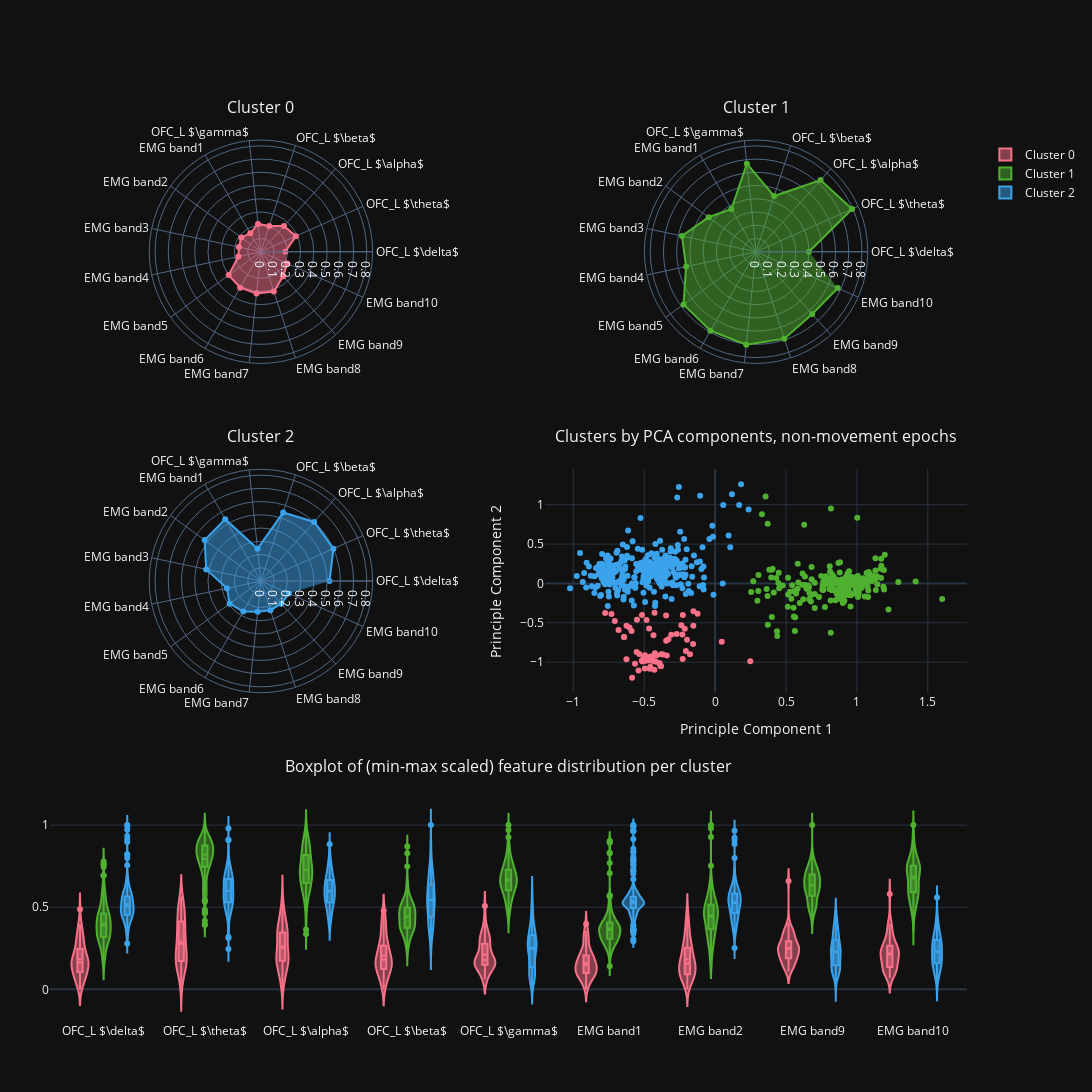

The notebook cell this image was saved under:
### Markdown cell above
### Show cluster insights

### Code cell
plot_cluster_insights(scaled_features_79602, df_plot)

### Figure 1 — Plotly figure (JSON) as saved in the notebook; plotly's stock layout.template omitted (floating-point values rounded to 4 significant figures; data arrays with more than 128 entries replaced by an {"elided": "..."} marker saying what was removed)
{"data": [{"fill": "toself", "name": "Cluster 0", "r": [0.1841, 0.2894, 0.2609, 0.2047, 0.2114, 0.1609, 0.1839, 0.1699, 0.1739, 0.3008, 0.3134, 0.3183, 0.3163, 0.2507, 0.2183], "showlegend": false, "theta": ["OFC_L $\\delta$", "OFC_L $\\theta$", "OFC_L $\\alpha$", "OFC_L $\\beta$", "OFC_L $\\gamma$", "EMG band1", "EMG band2", "EMG band3", "EMG band4", "EMG band5", "EMG band6", "EMG band7", "EMG band8", "EMG band9", "EMG band10"], "type": "scatterpolar", "subplot": "polar"}, {"fill": "toself", "name": "Cluster 1", "r": [0.3996, 0.7944, 0.7285, 0.4424, 0.6688, 0.3728, 0.4436, 0.5727, 0.5408, 0.6779, 0.6898, 0.7063, 0.6909, 0.6342, 0.6753], "showlegend": false, "theta": ["OFC_L $\\delta$", "OFC_L $\\theta$", "OFC_L $\\alpha$", "OFC_L $\\beta$", "OFC_L $\\gamma$", "EMG band1", "EMG band2", "EMG band3", "EMG band4", "EMG band5", "EMG band6", "EMG band7", "EMG band8", "EMG band9", "EMG band10"], "type": "scatterpolar", "subplot": "polar2"}, {"fill": "toself", "name": "Cluster 2", "r": [0.5183, 0.6003, 0.6009, 0.5447, 0.2453, 0.5395, 0.5259, 0.4225, 0.2628, 0.2919, 0.2664, 0.2328, 0.2323, 0.2305, 0.2319], "showlegend": false, "theta": ["OFC_L $\\delta$", "OFC_L $\\theta$", "OFC_L $\\alpha$", "OFC_L $\\beta$", "OFC_L $\\gamma$", "EMG band1", "EMG band2", "EMG band3", "EMG band4", "EMG band5", "EMG band6", "EMG band7", "EMG band8", "EMG band9", "EMG band10"], "type": "scatterpolar", "subplot": "polar3"}, {"box": {"visible": true}, "marker": {"color": "#f77189"}, "meanline": {"visible": true}, "name": "Cluster 0", "showlegend": true, "x": {"elided": "594 str values"}, "y": {"elided": "594 float values"}, "type": "violin", "xaxis": "x2", "yaxis": "y2"}, {"box": {"visible": true}, "marker": {"color": "#50b131"}, "meanline": {"visible": true}, "name": "Cluster 1", "showlegend": true, "x": {"elided": "1863 str values"}, "y": {"elided": "1863 float values"}, "type": "violin", "xaxis": "x2", "yaxis": "y2"}, {"box": {"visible": true}, "marker": {"color": "#3ba3ec"}, "meanline": {"visible": true}, "name": "Cluster 2", "showlegend": true, "x": {"elided": "2700 str values"}, "y": {"elided": "2700 float values"}, "type": "violin", "xaxis": "x2", "yaxis": "y2"}, {"marker": {"color": {"elided": "573 int values"}, "colorscale": [[0.0, "#f77189"], [0.5, "#50b131"], [1.0, "#3ba3ec"]]}, "mode": "markers", "showlegend": false, "x": {"elided": "573 float values"}, "y": {"elided": "573 float values"}, "type": "scatter", "xaxis": "x", "yaxis": "y"}], "layout": {"polar": {"domain": {"x": [0.0, 0.46], "y": [0.7467, 1.0]}, "radialaxis": {"range": [0, 0.8444]}}, "polar2": {"domain": {"x": [0.54, 1.0], "y": [0.7467, 1.0]}, "radialaxis": {"range": [0, 0.8444]}}, "polar3": {"domain": {"x": [0.0, 0.46], "y": [0.3733, 0.6267]}, "radialaxis": {"range": [0, 0.8444]}}, "xaxis": {"anchor": "y", "domain": [0.54, 1.0], "title": {"text": "Principle Component 1"}}, "yaxis": {"anchor": "x", "domain": [0.3733, 0.6267], "title": {"text": "Principle Component 2"}}, "xaxis2": {"anchor": "y2", "domain": [0.0, 1.0]}, "yaxis2": {"anchor": "x2", "domain": [0.0, 0.2533]}, "annotations": [{"font": {"size": 16}, "showarrow": false, "text": "Cluster 0", "x": 0.23, "xanchor": "center", "xref": "paper", "y": 1.0, "yanchor": "bottom", "yref": "paper", "yshift": 20}, {"font": {"size": 16}, "showarrow": false, "text": "Cluster 1", "x": 0.77, "xanchor": "center", "xref": "paper", "y": 1.0, "yanchor": "bottom", "yref": "paper", "yshift": 20}, {"font": {"size": 16}, "showarrow": false, "text": "Cluster 2", "x": 0.23, "xanchor": "center", "xref": "paper", "y": 0.6267, "yanchor": "bottom", "yref": "paper", "yshift": 20}, {"font": {"size": 16}, "showarrow": false, "text": "Clusters by PCA components, non-movement epochs", "x": 0.77, "xanchor": "center", "xref": "paper", "y": 0.6267, "yanchor": "bottom", "yref": "paper", "yshift": 20}, {"font": {"size": 16}, "showarrow": false, "text": "Boxplot of (min-max scaled) feature distribution per cluster", "x": 0.5, "xanchor": "center", "xref": "paper", "y": 0.2533, "yanchor": "bottom", "yref": "paper", "yshift": 20}], "margin": {"l": 50, "r": 50, "t": 140, "b": 70}, "height": 1200, "width": 1240, "colorway": ["#f77189", "#50b131", "#3ba3ec"], "showlegend": true, "violinmode": "group", "violingap": 0.3, "violingroupgap": 0.1}}
